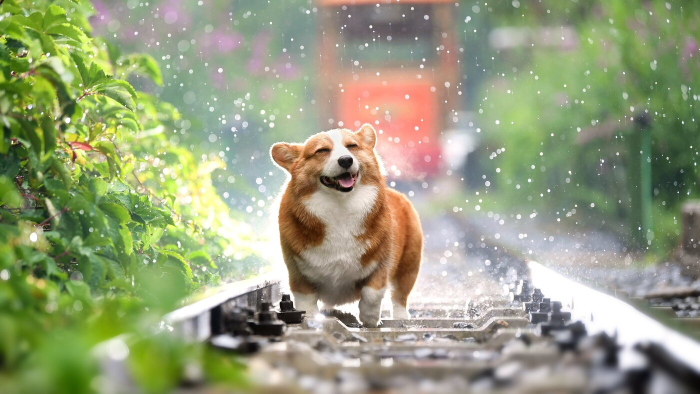
#> input picture Technniques/img/Dog.jpg, 1400 x 787 px (shown at 1/2 size)
$ python 04_resizeimg.py
#> lines starting #> are read from the running program, lines starting #| are printed output that depends on the picture

import cv2 as cv

# Reading Img
img = cv.imread('img/Dog.jpg')
#> img is the input picture: shape (787, 1400, 3); mean B, G, R 124.8, 157.6, 150.9

Directresize = cv.resize(img, (780, 540),interpolation = cv.INTER_NEAREST)
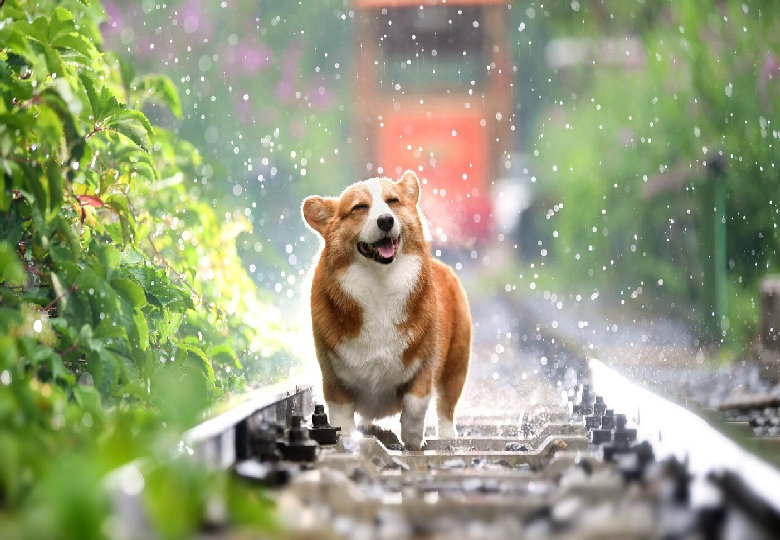
#> Directresize: shape (540, 780, 3); mean B, G, R 124.8, 157.6, 150.9


def rescale_Frame(frame, percent=50):
#> called with percent = 50
    width = int(frame.shape[1] * percent/ 100)
#> width = 700
    height = int(frame.shape[0] * percent/ 100)
#> height = 393
    dim = (width, height)
#> dim = (700, 393)
    return cv.resize(frame, dim, interpolation =cv.INTER_AREA)
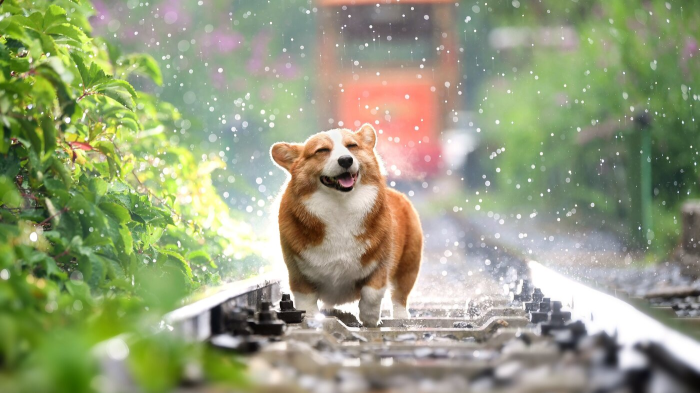
#> returned value: shape (393, 700, 3); mean of channels 0, 1, 2 124.8, 157.6, 150.9; drawn as B, G, R


frame_resized = rescale_Frame(img)

cv.imshow('Dog', img)
cv.imshow('Direct_resize', Directresize)
cv.imshow('image_resize', frame_resized)

cv.waitKey(0)


#The five such interpolation methods provided with OpenCV are INTER_NEAREST, INTER_LINEAR, INTER_AREA, INTER_CUBIC, and INTER_LANCZOS4.

$ run again, with Technniques/img/Kola.jpg copied over Technniques/img/Dog.jpg
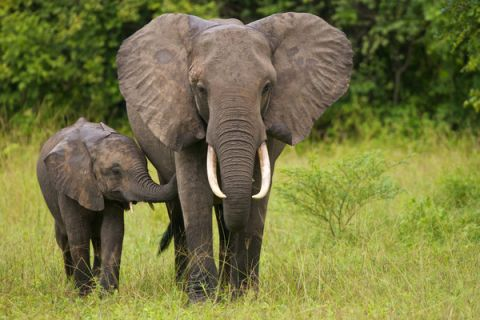
#> input picture Technniques/img/Kola.jpg, 480 x 320 px
#> img is the input picture: shape (320, 480, 3); mean B, G, R 65.7, 118.8, 118.7
#> in rescale_Frame, `return cv.resize(frame, dim, interpolation =cv.INTER_AREA)`:
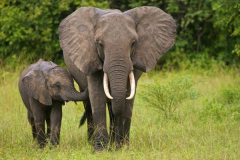
#> returned value: shape (160, 240, 3); mean of channels 0, 1, 2 65.9, 119, 118.8; drawn as B, G, R

$ run again, with Technniques/img/Watermelon.jpg copied over Technniques/img/Dog.jpg
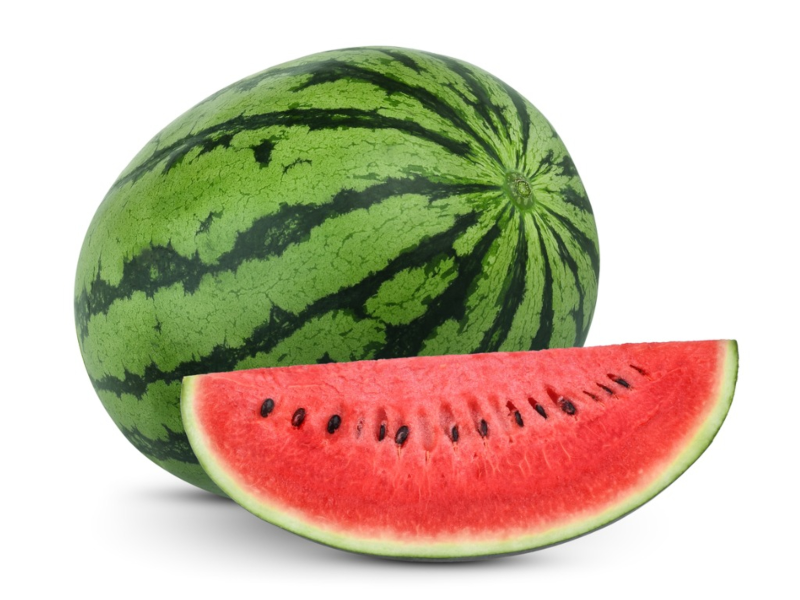
#> input picture Technniques/img/Watermelon.jpg, 1600 x 1200 px (shown at 1/2 size)
#> img is the input picture: shape (1200, 1600, 3); mean B, G, R 163.4, 185, 199.9
#> `Directresize = cv.resize(img, (780, 540),interpolation = cv.INTER_NEAR..`:
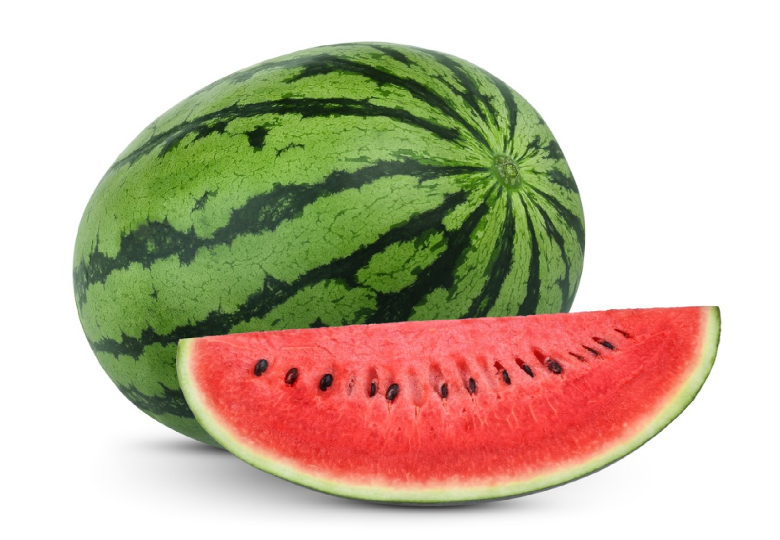
#> Directresize: shape (540, 780, 3); mean B, G, R 163.4, 185, 199.9
#> in rescale_Frame, `return cv.resize(frame, dim, interpolation =cv.INTER_AREA)`:
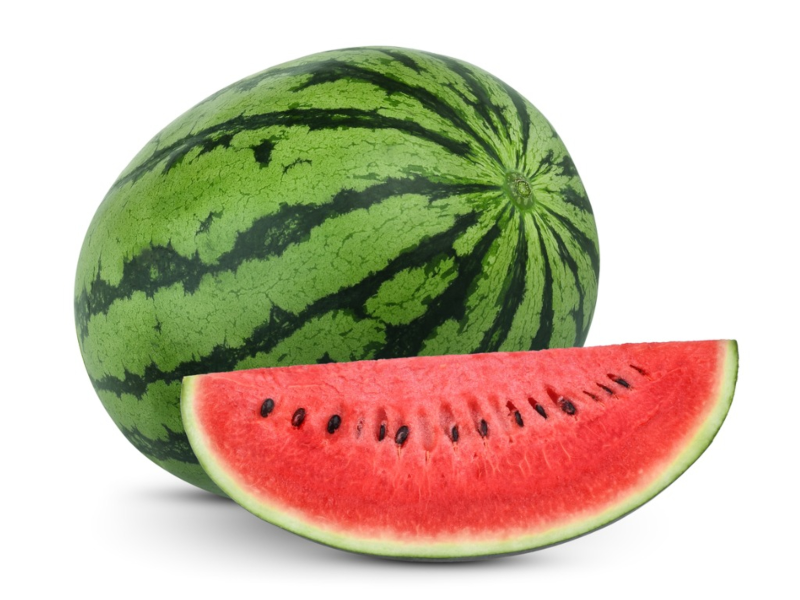
#> returned value: shape (600, 800, 3); mean of channels 0, 1, 2 163.5, 185.1, 200; drawn as B, G, R
